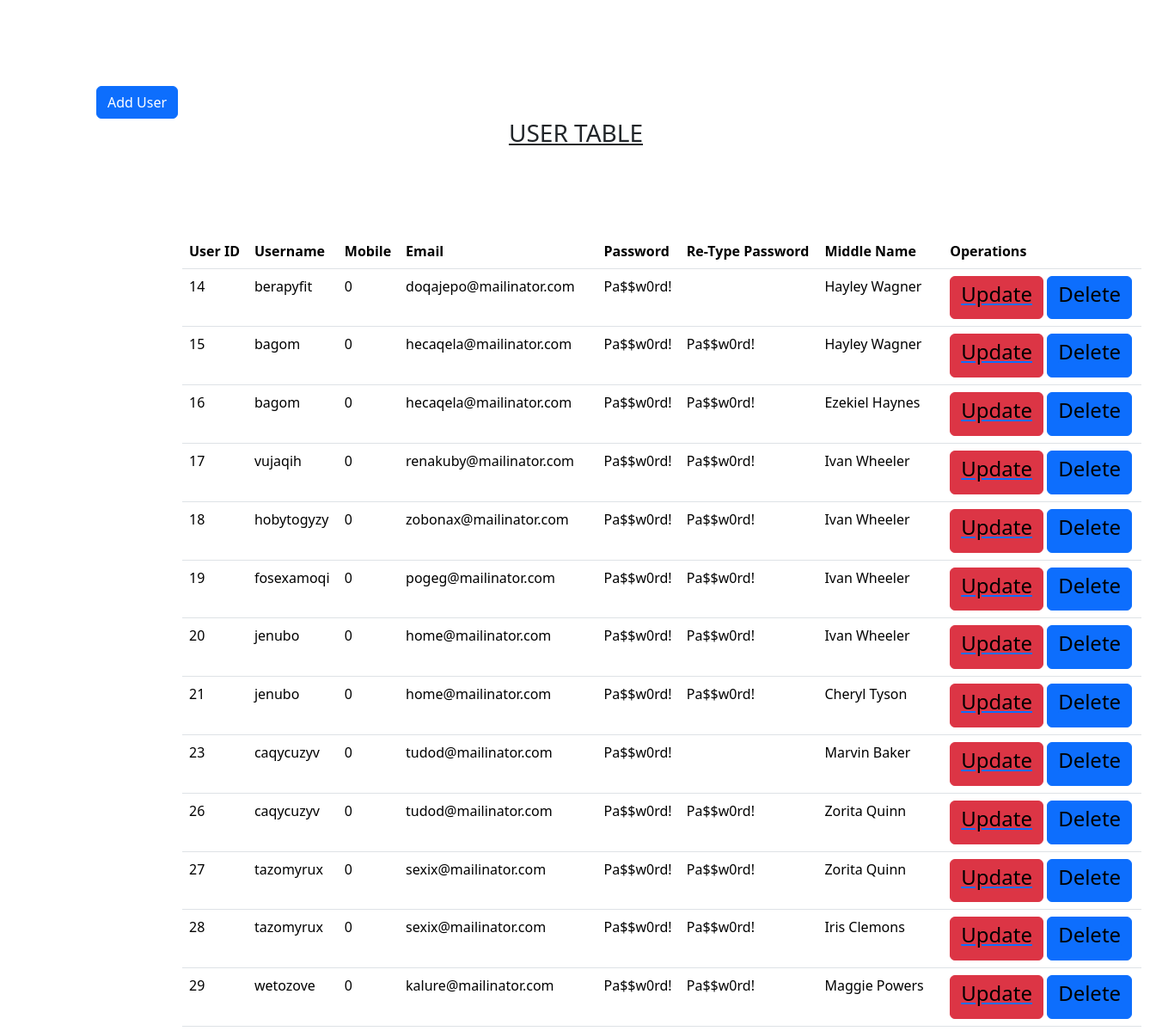
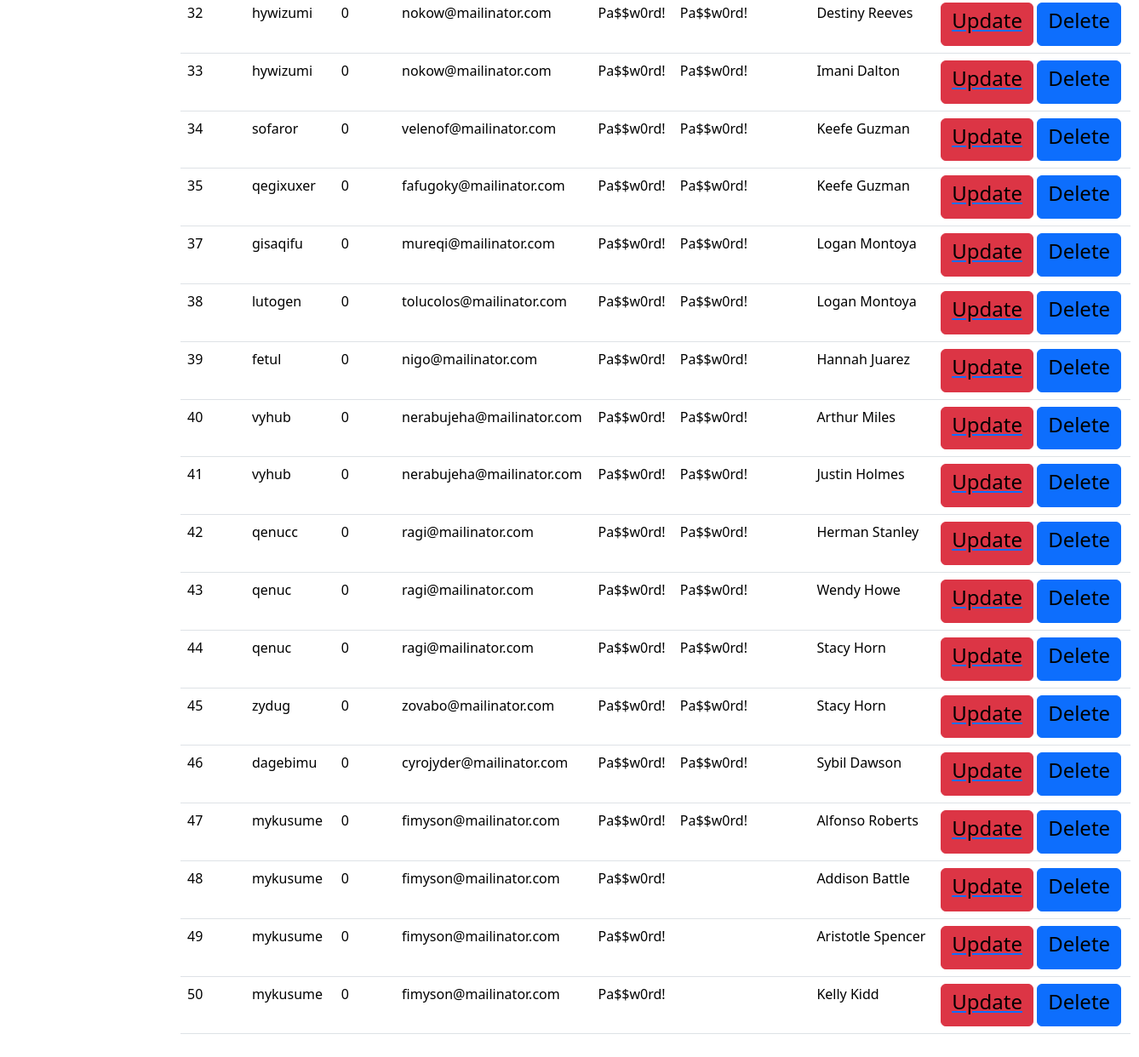
Screenshot of /display.php with the database file from the repository (2 pictures, top to bottom).
### tables this page shows
CREATE TABLE `users` (
  `username` varchar(100) NOT NULL,
  `email` varchar(255) NOT NULL,
  `phone_number` bigint(255) NOT NULL,
  `passwords` varchar(255) NOT NULL,
  `re_type_password` varchar(255) NOT NULL,
  `user_id` int(11) NOT NULL
);

CREATE TABLE `user_meta` (
  `user_id` int(4) NOT NULL,
  `firstname` varchar(255) NOT NULL,
  `middlename` varchar(255) NOT NULL,
  `lastname` varchar(255) NOT NULL,
  `course` varchar(255) NOT NULL,
  `gender` varchar(255) NOT NULL,
  `vehicle` varchar(255) NOT NULL,
  `country_code` int(3) NOT NULL,
  `current_address` varchar(255) NOT NULL
);

### display.php (the view, shortened to what this page needs)
<?php
include('connect.php');
?>
<!DOCTYPE html>
<html>
<head>
    <link rel="stylesheet" type="text/css" href="https://cdn.jsdelivr.net/npm/bootstrap@latest/dist/css/bootstrap.min.css">
</head>
<body>
<div class="container" style="margin: 100px;">
    <button class="btn btn-primary">Add User</button>
    <table class="table" style="margin: 100px;">
        <center><h3><u>USER TABLE</u></h3></center>
        <thead>
            <tr>
                <th scope="col">User ID</th>
                <th scope="col">Username</th>
                <th scope="col">Mobile</th>
                <th scope="col">Email</th>
                <th scope="col">Password</th>
                <th scope="col">Re-Type Password</th>
                <th scope="col">Middle Name</th>
                <th scope="col">Operations</th>
            </tr>
        </thead>
        <tbody>
            <?php
            $sql = "SELECT users.*, user_meta.* FROM users JOIN user_meta ON users.user_id = user_meta.user_id LIMIT 1000";
            $results = mysqli_query($con, $sql);
         	if($results) {
                while ($row = mysqli_fetch_assoc($results)) {
                    $userid = $row['user_id'];
                    $username = $row['username'];
                    $mobile = $row['phone_number'];
                    $email = $row['email'];
                    $password = $row['passwords'];
                    $re_type_psw = $row['re_type_password'];
                    $middlename = $row['middlename'];
                    echo "<tr>
                            <td scope='row'>" . $userid . "</td>
                            <td>" . $username . "</td>
                            <td>" . $mobile . "</td>
                            <td>" . $email . "</td>
                            <td>" . $password . "</td>
                            <td>" . $re_type_psw . "</td>
                            <td>" . $middlename . "</td>
                            <td>
                                <button class='btn btn-danger'><a href='edit.php?editid="  . $userid . "'><h4 style='color:black;'>Update</h4></a></button>
                                <button class='btn btn-primary'><a href='delete.php?deleteid=" . $userid . "'><h4 style='color:black;'>Delete</h4></a></button>
                            </td>
                        </tr>";
                }
            }
            ?>
        </tbody>
    </table>
</div>
</body>
</html>

### rows the page displays
users: user_meta.user_id "14", username "berapyfit", phone_number "0", email "doqajepo@mailinator.com", passwords "Pa$$w0rd!", user_meta.middlename "Hayley Wagner"
users: user_meta.user_id "15", username "bagom", phone_number "0", email "hecaqela@mailinator.com", passwords "Pa$$w0rd!", re_type_password "Pa$$w0rd!", user_meta.middlename "Hayley Wagner"
users: user_meta.user_id "16", username "bagom", phone_number "0", email "hecaqela@mailinator.com", passwords "Pa$$w0rd!", re_type_password "Pa$$w0rd!", user_meta.middlename "Ezekiel Haynes"
users: user_meta.user_id "17", username "vujaqih", phone_number "0", email "renakuby@mailinator.com", passwords "Pa$$w0rd!", re_type_password "Pa$$w0rd!", user_meta.middlename "Ivan Wheeler"
users: user_meta.user_id "18", username "hobytogyzy", phone_number "0", email "zobonax@mailinator.com", passwords "Pa$$w0rd!", re_type_password "Pa$$w0rd!", user_meta.middlename "Ivan Wheeler"
users: user_meta.user_id "19", username "fosexamoqi", phone_number "0", email "pogeg@mailinator.com", passwords "Pa$$w0rd!", re_type_password "Pa$$w0rd!", user_meta.middlename "Ivan Wheeler"
users: user_meta.user_id "20", username "jenubo", phone_number "0", email "home@mailinator.com", passwords "Pa$$w0rd!", re_type_password "Pa$$w0rd!", user_meta.middlename "Ivan Wheeler"
users: user_meta.user_id "21", username "jenubo", phone_number "0", email "home@mailinator.com", passwords "Pa$$w0rd!", re_type_password "Pa$$w0rd!", user_meta.middlename "Cheryl Tyson"
users: user_meta.user_id "23", username "caqycuzyv", phone_number "0", email "tudod@mailinator.com", passwords "Pa$$w0rd!", user_meta.middlename "Marvin Baker"
users: user_meta.user_id "26", username "caqycuzyv", phone_number "0", email "tudod@mailinator.com", passwords "Pa$$w0rd!", re_type_password "Pa$$w0rd!", user_meta.middlename "Zorita Quinn"
users: user_meta.user_id "27", username "tazomyrux", phone_number "0", email "sexix@mailinator.com", passwords "Pa$$w0rd!", re_type_password "Pa$$w0rd!", user_meta.middlename "Zorita Quinn"
users: user_meta.user_id "28", username "tazomyrux", phone_number "0", email "sexix@mailinator.com", passwords "Pa$$w0rd!", re_type_password "Pa$$w0rd!", user_meta.middlename "Iris Clemons"
users: user_meta.user_id "29", username "wetozove", phone_number "0", email "kalure@mailinator.com", passwords "Pa$$w0rd!", re_type_password "Pa$$w0rd!", user_meta.middlename "Maggie Powers"
users: user_meta.user_id "32", username "hywizumi", phone_number "0", email "nokow@mailinator.com", passwords "Pa$$w0rd!", re_type_password "Pa$$w0rd!", user_meta.middlename "Destiny Reeves"
users: user_meta.user_id "33", username "hywizumi", phone_number "0", email "nokow@mailinator.com", passwords "Pa$$w0rd!", re_type_password "Pa$$w0rd!", user_meta.middlename "Imani Dalton"
users: user_meta.user_id "34", username "sofaror", phone_number "0", email "velenof@mailinator.com", passwords "Pa$$w0rd!", re_type_password "Pa$$w0rd!", user_meta.middlename "Keefe Guzman"
users: user_meta.user_id "35", username "qegixuxer", phone_number "0", email "fafugoky@mailinator.com", passwords "Pa$$w0rd!", re_type_password "Pa$$w0rd!", user_meta.middlename "Keefe Guzman"
users: user_meta.user_id "37", username "gisaqifu", phone_number "0", email "mureqi@mailinator.com", passwords "Pa$$w0rd!", re_type_password "Pa$$w0rd!", user_meta.middlename "Logan Montoya"
users: user_meta.user_id "38", username "lutogen", phone_number "0", email "tolucolos@mailinator.com", passwords "Pa$$w0rd!", re_type_password "Pa$$w0rd!", user_meta.middlename "Logan Montoya"
users: user_meta.user_id "39", username "fetul", phone_number "0", email "nigo@mailinator.com", passwords "Pa$$w0rd!", re_type_password "Pa$$w0rd!", user_meta.middlename "Hannah Juarez"
users: user_meta.user_id "40", username "vyhub", phone_number "0", email "nerabujeha@mailinator.com", passwords "Pa$$w0rd!", re_type_password "Pa$$w0rd!", user_meta.middlename "Arthur Miles"
users: user_meta.user_id "41", username "vyhub", phone_number "0", email "nerabujeha@mailinator.com", passwords "Pa$$w0rd!", re_type_password "Pa$$w0rd!", user_meta.middlename "Justin Holmes"
users: user_meta.user_id "42", username "qenucc", phone_number "0", email "ragi@mailinator.com", passwords "Pa$$w0rd!", re_type_password "Pa$$w0rd!", user_meta.middlename "Herman Stanley"
users: user_meta.user_id "43", username "qenuc", phone_number "0", email "ragi@mailinator.com", passwords "Pa$$w0rd!", re_type_password "Pa$$w0rd!", user_meta.middlename "Wendy Howe"
users: user_meta.user_id "44", username "qenuc", phone_number "0", email "ragi@mailinator.com", passwords "Pa$$w0rd!", re_type_password "Pa$$w0rd!", user_meta.middlename "Stacy Horn"
users: user_meta.user_id "45", username "zydug", phone_number "0", email "zovabo@mailinator.com", passwords "Pa$$w0rd!", re_type_password "Pa$$w0rd!", user_meta.middlename "Stacy Horn"
users: user_meta.user_id "46", username "dagebimu", phone_number "0", email "cyrojyder@mailinator.com", passwords "Pa$$w0rd!", re_type_password "Pa$$w0rd!", user_meta.middlename "Sybil Dawson"
users: user_meta.user_id "47", username "mykusume", phone_number "0", email "fimyson@mailinator.com", passwords "Pa$$w0rd!", re_type_password "Pa$$w0rd!", user_meta.middlename "Alfonso Roberts"
users: user_meta.user_id "48", username "mykusume", phone_number "0", email "fimyson@mailinator.com", passwords "Pa$$w0rd!", user_meta.middlename "Addison Battle"
users: user_meta.user_id "49", username "mykusume", phone_number "0", email "fimyson@mailinator.com", passwords "Pa$$w0rd!", user_meta.middlename "Aristotle Spencer"
users: user_meta.user_id "50", username "mykusume", phone_number "0", email "fimyson@mailinator.com", passwords "Pa$$w0rd!", user_meta.middlename "Kelly Kidd"
